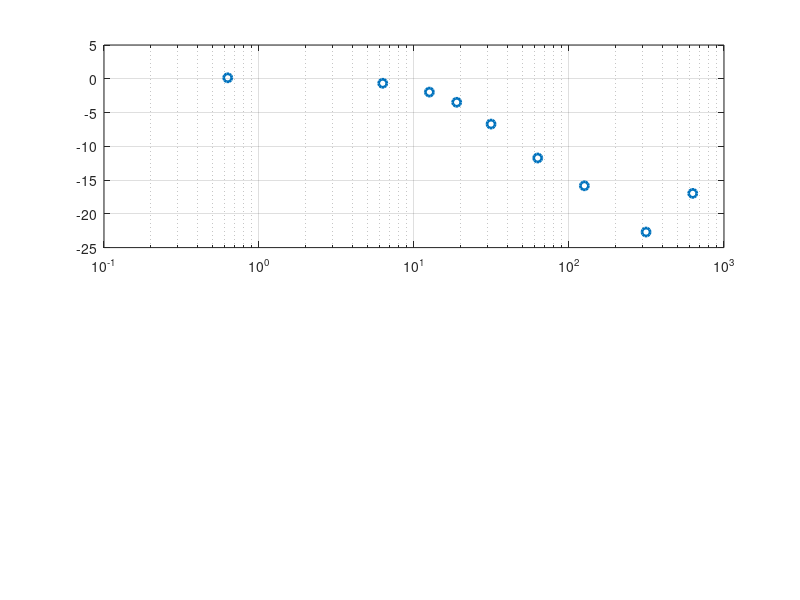

The MATLAB script that drew this image: (Note: this script raises an error after producing the figure.)
clear; clc; close all;

sys_teorico = tf(1,[0.0564 1]);
load('Sistema_pratico.mat');
Data
fs = Data.frequencia_amostragem;
f = Data.frequencia_senoides;
N = length(f);

mag = zeros(1,N);
fase = zeros(1,N);
    
for i = 1:N
    u = Data.Entradas{i};
    y = Data.Respostas{i};

    % regime permanente (última metade)
    u = u(round(end/2):end);
    y = y(round(end/2):end);

    % amplitude
    Ax = (max(u)-min(u))/2;
    Ay = (max(y)-min(y))/2;

    % magnitude (dB)
    mag(i) = 20*log10(Ay/Ax);

    % fase via detecção de pico
    [~, idx_u] = max(u);
    [~, idx_y] = max(y);

    delay = (idx_y - idx_u) / fs;   % delay em segundos
    w_i = 2*pi*f(i);

    T = 1/f(i);
    delay = mod(delay + T/2, T) - T/2;

    fase(i) = -w_i * delay;
end
    w = 2*pi*f;
    
    %% Magnitude
    figure;
    subplot(2,1,1)
    semilogx(w, mag, 'o','LineWidth',2)
    
    abs = 10^(mag(1)/20)
    %  10^(3.4664/20)
    hold on
    grid on
    K = 10^(mean(mag(1:3))/20);   
    yline(20*log10(K), 'r', 'LineWidth', 2)
    title('Sistema Pratico')
    ylabel('Magnitude (dB)')
    
    %% Fase
    subplot(2,1,2)
    semilogx(w, fase,'o','LineWidth',2)
    grid on
    ylabel('Fase (rad)')
    xlabel('Frequência (rad/s)')
    
    %% FTs
    
    figure;
    [mag_model, phase_model] = bode(sys_teorico, w);
    mag_model = squeeze(20*log10(mag_model));
    phase_model = squeeze(phase_model) * (pi/180);
    subplot(2,1,1)
    semilogx(w, mag_model, 'r', 'LineWidth', 2)
    grid on; hold on
    semilogx(w, mag, 'bo', 'LineWidth', 2, 'MarkerFaceColor', 'b')
    ylabel('Magnitude (dB)')
    legend('Modelo teórico', 'Experimental')

    subplot(2,1,2)
    semilogx(w, phase_model, 'r', 'LineWidth', 2)
    grid on; hold on
    semilogx(w, fase, 'bo', 'LineWidth', 2, 'MarkerFaceColor', 'b')
    ylabel('Fase (rad)')
    xlabel('\omega (rad/s)')
    legend('Modelo teórico', 'Experimental')
